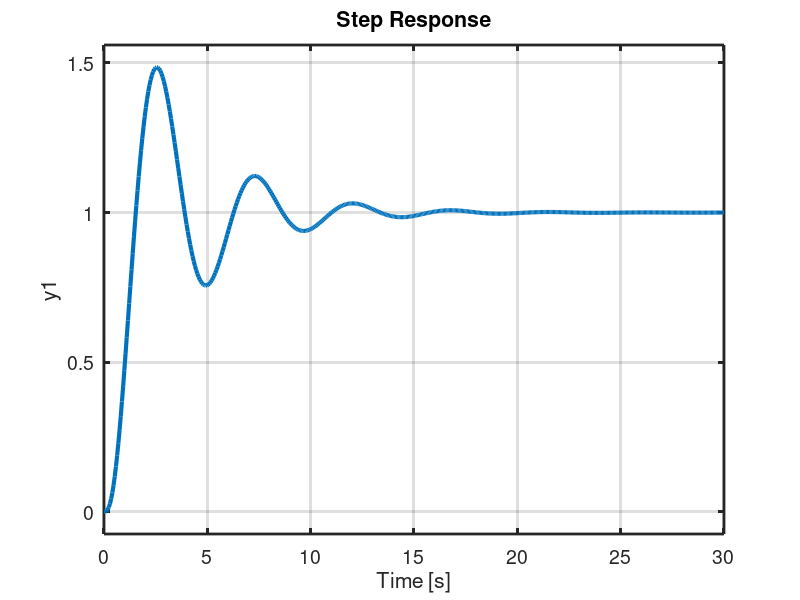
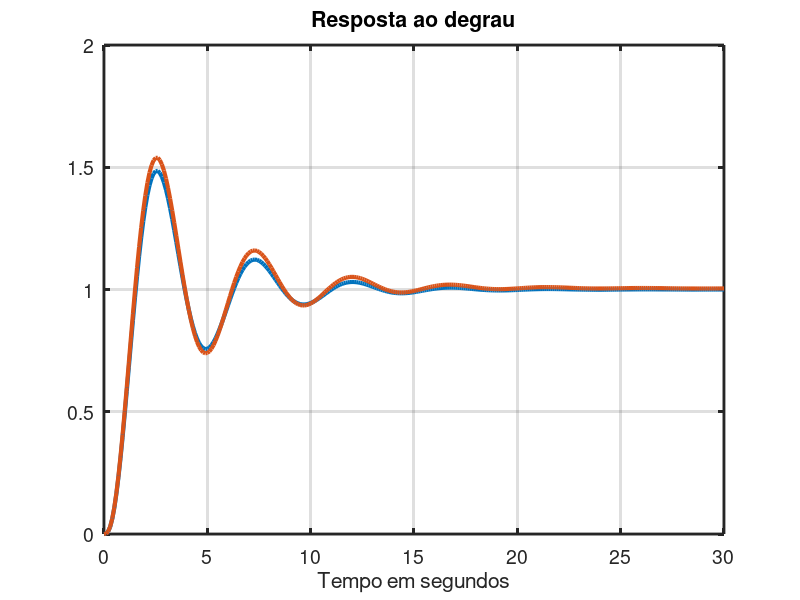
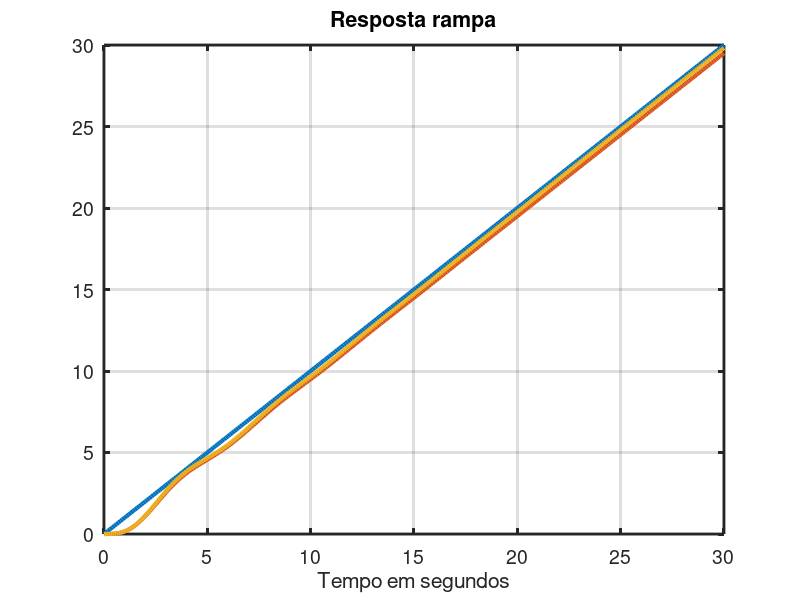
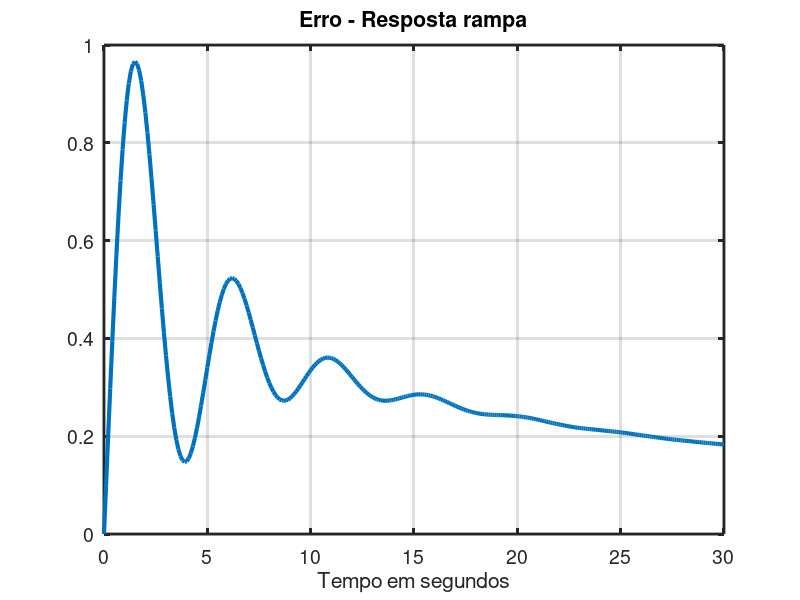

The MATLAB script that drew these images, in order:
%%%%%%%%%%%%%%%%%%%%%%%%%%%%%%%%%%%%%%%%%%%%%%%%%%%%%%%%%%%%%%%%%%%%%% 0 - Exercício 4.17 ECA 414%%%% 11 de junho de 2021 - VCParro%%%%%%%%%%%%%%%%%%%%%%%%%%%%%%%%%%%%%%%%%%%%%%%%%%%%%%%%%%%%%%%%%%%%%%%% 1 - Preparação do código %% %% Boas práticas: limpeza de variáveis; variáveis globais%% Constantes; carregar bibliotecas;...%%%%% Limpezaclc;          % limpa visual da tela de comandosclose all;    % limpa as figurasclear all;    % limpa as variáveis%%% Pacote de controlepkg load control         %%% Polos e zeros pkg load signal          %%% --> Bilinear%%%%%%%%%%%%%%%%%%%%%%%%%%%%%%%%%%%%%%%%%%%%%%%%%%%%%%%%%%%%%%%%%%%%%% 2 - Sistema original em malha aberta%%% NumeradorN = 10;%%% DenominadorD = conv([1 0],[1 1]);D = conv(D, [1 5]);%%% Gp(s)Gp = tf(N,D);## Transfer function 'Gp' from input 'u1' to output ...####             10## y1:  -----------------##      s^3 + 6 s^2 + 5 s#### Continuous-time model.%%% Analisando em malha fechadaGmf = feedback(Gp,1);## Transfer function 'Gmf' from input 'u1' to output ...####                10## y1:  ----------------------##      s^3 + 6 s^2 + 5 s + 10#### Continuous-time model.%%% Visualizaçãofigure(1)step(Gmf);set(findall(gcf,'Type','line'),'LineWidth',3);set(gca,'FontSize',14,'LineWidth',2);%%% Polos que devem ser mantidosDmf = [1 6 5 10];Nmf = 10;pmf = roots(Dmf);##pmf =####  -5.41780 + 0.00000i##  -0.29110 + 1.32704i##  -0.29110 - 1.32704i%%%%%%%%%%%%%%%%%%%%%%%%%%%%%%%%%%%%%%%%%%%%%%%%%%%%%%%%%%%%%%%%%%%%%% 3 - Análise do erro estacionário%%% pc/zc = 0.2 - Teoria%%% adotando pc = 0.01 (arbitrário)pc = 0.01;zc = pc/0.2;%%%%%%%%%%%%%%%%%%%%%%%%%%%%%%%%%%%%%%%%%%%%%%%%%%%%%%%%%%%%%%%%%%%%%% 4 - Controlador%%% Polos ajustadosDmfMod = [1 6.05 5.3 10.41 2.54];NmfMod = [10.16 2.54];pmfMod = roots(DmfMod);Ganho = @(s,zc,pc) ((10*(s+zc))/((s*(s+1)*(s+5)*(s+pc))))Gma     = Ganho(pmfMod(2),zc,pc);fase    = angle(Gma)*180/pi;modulo  = abs(Gma);Kc      = 1/modulo;%%%%%%%%%%%%%%%%%%%%%%%%%%%%%%%%%%%%%%%%%%%%%%%%%%%%%%%%%%%%%%%%%%%%%% 5 - ValidaçãoNma    =  Kc*10*[1 zc];Dma    =  conv([1 pc],D);Gma    = tf(Nma,Dma);GmfMod = feedback(Gma,1)%%% Visualização resposta ao degraufigure(2)[y1,t] = step(Gmf,30,1e-1); [y2,t] = step(GmfMod,30,1e-1);plot(t,y1,t,y2);grid; xlabel('Tempo em segundos')title('Resposta ao degrau')set(findall(gcf,'Type','line'),'LineWidth',3);set(gca,'FontSize',14,'LineWidth',2);%%% Visualização resposta ao degraufigure(3)rampa = t;y1 = lsim(Gmf,rampa,t); y2 = lsim(GmfMod,rampa,t);plot(t,rampa,t,y1,t,y2);grid; xlabel('Tempo em segundos')title('Resposta rampa')set(findall(gcf,'Type','line'),'LineWidth',3);set(gca,'FontSize',14,'LineWidth',2);%%% Analisando somente o errofigure(4)plot(t,rampa-y2);grid; xlabel('Tempo em segundos')title('Erro - Resposta rampa')set(findall(gcf,'Type','line'),'LineWidth',3);set(gca,'FontSize',14,'LineWidth',2);%%% lugar das raizesfigure(5)subplot(1,2,1);rlocus(tf(N,D))subplot(1,2,2);rlocus(tf(Nma,Dma))%%% verificando os polos## Transfer function 'GmfMod' from input 'u1' to output ...####                    10.16 s + 2.54##  y1:  -----------------------------------------##       s^4 + 6.05 s^3 + 5.3 s^2 + 10.41 s + 2.54#### Continuous-time model.